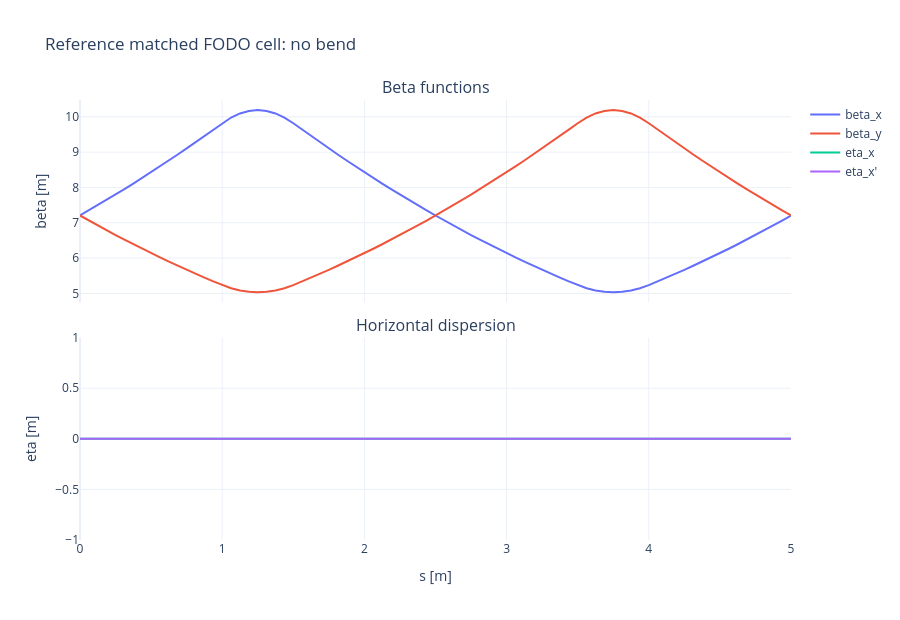
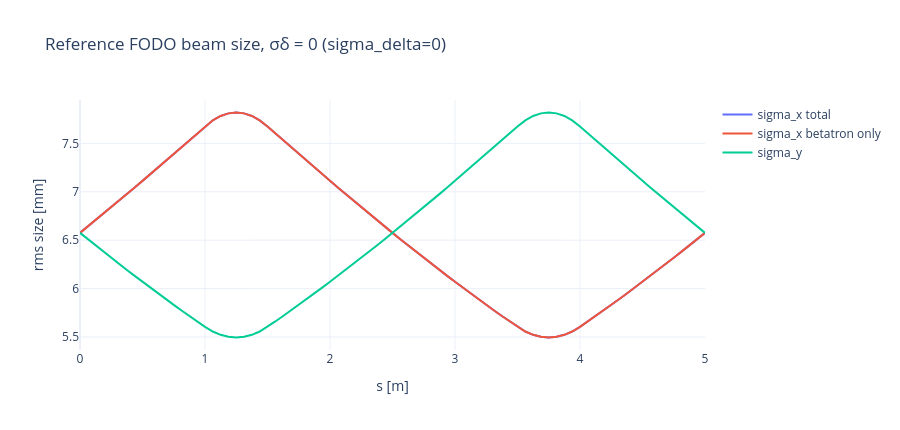
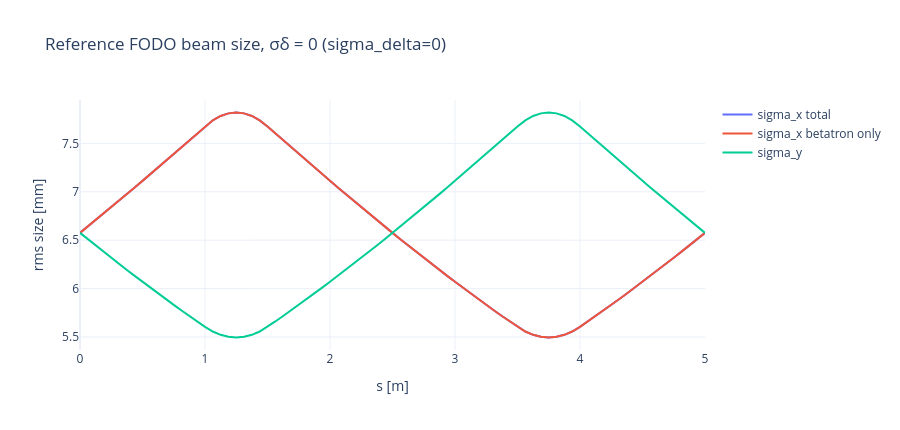

Notebook code cell kept with these figures, in order:
### Code cell
dch.plot_optics(optics_fodo_reference, title="Reference matched FODO cell: no bend")
dch.plot_beam_size(optics_fodo_reference, sigma_delta=0.0, title="Reference FODO beam size, σδ = 0")
